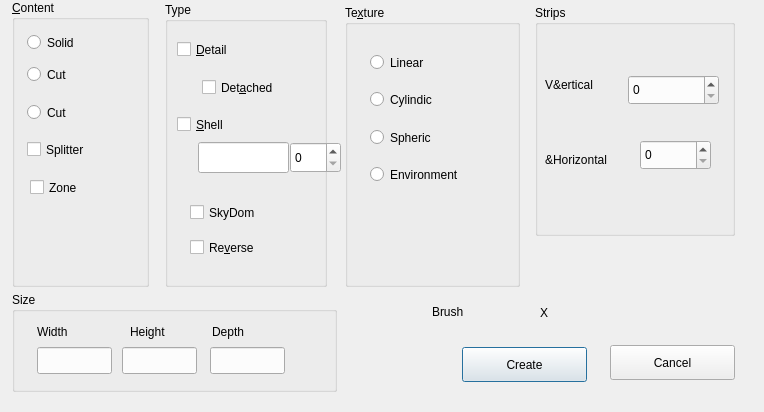
<?xml version="1.0" encoding="UTF-8"?>
<ui version="4.0">
 <class>Dialog</class>
 <widget class="QDialog" name="Dialog">
  <property name="geometry">
   <rect>
    <x>0</x>
    <y>0</y>
    <width>764</width>
    <height>412</height>
   </rect>
  </property>
  <property name="Brush Inital Properties" stdset="0">
   <string>Dialog</string>
  </property>
  <widget class="QGroupBox" name="IDC_STATIC01">
   <property name="geometry">
    <rect>
     <x>12</x>
     <y>0</y>
     <width>137</width>
     <height>287</height>
    </rect>
   </property>
   <property name="title">
    <string>&amp;Content</string>
   </property>
   <property name="flat">
    <bool>true</bool>
   </property>
  </widget>
  <widget class="QRadioButton" name="RB_SOLID">
   <property name="geometry">
    <rect>
     <x>27</x>
     <y>30</y>
     <width>77</width>
     <height>25</height>
    </rect>
   </property>
   <property name="text">
    <string>Solid</string>
   </property>
  </widget>
  <widget class="QRadioButton" name="RB_CUT">
   <property name="geometry">
    <rect>
     <x>27</x>
     <y>62</y>
     <width>67</width>
     <height>25</height>
    </rect>
   </property>
   <property name="text">
    <string>Cut</string>
   </property>
  </widget>
  <widget class="QRadioButton" name="All">
   <property name="geometry">
    <rect>
     <x>27</x>
     <y>100</y>
     <width>90</width>
     <height>25</height>
    </rect>
   </property>
   <property name="text">
    <string>Cut</string>
   </property>
  </widget>
  <widget class="QCheckBox" name="CK_SPLITTER">
   <property name="geometry">
    <rect>
     <x>27</x>
     <y>137</y>
     <width>97</width>
     <height>25</height>
    </rect>
   </property>
   <property name="text">
    <string>Splitter</string>
   </property>
  </widget>
  <widget class="QGroupBox" name="IDC_STATIC23">
   <property name="geometry">
    <rect>
     <x>165</x>
     <y>2</y>
     <width>162</width>
     <height>285</height>
    </rect>
   </property>
   <property name="title">
    <string>Type</string>
   </property>
   <property name="flat">
    <bool>true</bool>
   </property>
  </widget>
  <widget class="QCheckBox" name="CK_SETDETAIL">
   <property name="geometry">
    <rect>
     <x>177</x>
     <y>37</y>
     <width>85</width>
     <height>25</height>
    </rect>
   </property>
   <property name="text">
    <string>&amp;Detail</string>
   </property>
  </widget>
  <widget class="QCheckBox" name="CK_REVERSE">
   <property name="geometry">
    <rect>
     <x>190</x>
     <y>235</y>
     <width>107</width>
     <height>25</height>
    </rect>
   </property>
   <property name="text">
    <string>Re&amp;verse</string>
   </property>
  </widget>
  <widget class="QCheckBox" name="CK_SKYDOM">
   <property name="geometry">
    <rect>
     <x>190</x>
     <y>200</y>
     <width>107</width>
     <height>25</height>
    </rect>
   </property>
   <property name="text">
    <string>SkyDom</string>
   </property>
  </widget>
  <widget class="QLabel" name="IDC_STATICVS">
   <property name="geometry">
    <rect>
     <x>545</x>
     <y>75</y>
     <width>65</width>
     <height>20</height>
    </rect>
   </property>
   <property name="text">
    <string>V&amp;ertical</string>
   </property>
  </widget>
  <widget class="QSpinBox" name="IDC_SPIN2">
   <property name="geometry">
    <rect>
     <x>628</x>
     <y>75</y>
     <width>91</width>
     <height>30</height>
    </rect>
   </property>
  </widget>
  <widget class="QLabel" name="IDC_STATICRS">
   <property name="geometry">
    <rect>
     <x>545</x>
     <y>150</y>
     <width>80</width>
     <height>20</height>
    </rect>
   </property>
   <property name="text">
    <string>&amp;Horizontal</string>
   </property>
  </widget>
  <widget class="QSpinBox" name="IDC_SPIN3">
   <property name="geometry">
    <rect>
     <x>640</x>
     <y>140</y>
     <width>71</width>
     <height>30</height>
    </rect>
   </property>
  </widget>
  <widget class="QLineEdit" name="IDC_EDIT1">
   <property name="geometry">
    <rect>
     <x>198</x>
     <y>142</y>
     <width>91</width>
     <height>31</height>
    </rect>
   </property>
  </widget>
  <widget class="QSpinBox" name="IDC_SPIN1">
   <property name="geometry">
    <rect>
     <x>290</x>
     <y>142</y>
     <width>51</width>
     <height>31</height>
    </rect>
   </property>
  </widget>
  <widget class="QGroupBox" name="Mapping4">
   <property name="geometry">
    <rect>
     <x>345</x>
     <y>5</y>
     <width>175</width>
     <height>282</height>
    </rect>
   </property>
   <property name="title">
    <string>Te&amp;xture</string>
   </property>
   <property name="flat">
    <bool>true</bool>
   </property>
  </widget>
  <widget class="QRadioButton" name="RB_LINEAR">
   <property name="geometry">
    <rect>
     <x>370</x>
     <y>50</y>
     <width>87</width>
     <height>25</height>
    </rect>
   </property>
   <property name="text">
    <string>Linear</string>
   </property>
  </widget>
  <widget class="QRadioButton" name="RB_CYLINDRIC">
   <property name="geometry">
    <rect>
     <x>370</x>
     <y>87</y>
     <width>100</width>
     <height>25</height>
    </rect>
   </property>
   <property name="text">
    <string>Cylindic</string>
   </property>
  </widget>
  <widget class="QRadioButton" name="RB_SPHERIC">
   <property name="geometry">
    <rect>
     <x>370</x>
     <y>125</y>
     <width>100</width>
     <height>25</height>
    </rect>
   </property>
   <property name="text">
    <string>Spheric</string>
   </property>
  </widget>
  <widget class="QRadioButton" name="RB_ENVI">
   <property name="geometry">
    <rect>
     <x>370</x>
     <y>162</y>
     <width>137</width>
     <height>25</height>
    </rect>
   </property>
   <property name="text">
    <string>Environment</string>
   </property>
  </widget>
  <widget class="QLabel" name="IDC_STATIC5">
   <property name="geometry">
    <rect>
     <x>37</x>
     <y>322</y>
     <width>50</width>
     <height>20</height>
    </rect>
   </property>
   <property name="text">
    <string>Width</string>
   </property>
  </widget>
  <widget class="QLineEdit" name="EF_WIDTH">
   <property name="geometry">
    <rect>
     <x>37</x>
     <y>347</y>
     <width>75</width>
     <height>27</height>
    </rect>
   </property>
  </widget>
  <widget class="QLabel" name="IDC_STATIC6">
   <property name="geometry">
    <rect>
     <x>130</x>
     <y>322</y>
     <width>57</width>
     <height>20</height>
    </rect>
   </property>
   <property name="text">
    <string>Height</string>
   </property>
  </widget>
  <widget class="QLineEdit" name="EF_HEIGHT">
   <property name="geometry">
    <rect>
     <x>122</x>
     <y>347</y>
     <width>75</width>
     <height>27</height>
    </rect>
   </property>
  </widget>
  <widget class="QLabel" name="IDC_STATIC7">
   <property name="geometry">
    <rect>
     <x>212</x>
     <y>322</y>
     <width>60</width>
     <height>20</height>
    </rect>
   </property>
   <property name="text">
    <string>Depth</string>
   </property>
  </widget>
  <widget class="QLineEdit" name="EF_DEPTH">
   <property name="geometry">
    <rect>
     <x>210</x>
     <y>347</y>
     <width>75</width>
     <height>27</height>
    </rect>
   </property>
  </widget>
  <widget class="QLabel" name="Group">
   <property name="geometry">
    <rect>
     <x>432</x>
     <y>302</y>
     <width>100</width>
     <height>20</height>
    </rect>
   </property>
   <property name="text">
    <string>Brush</string>
   </property>
  </widget>
  <widget class="QLabel" name="ST_GROUP">
   <property name="geometry">
    <rect>
     <x>540</x>
     <y>302</y>
     <width>192</width>
     <height>22</height>
    </rect>
   </property>
   <property name="text">
    <string>X</string>
   </property>
  </widget>
  <widget class="QPushButton" name="IDOK8">
   <property name="geometry">
    <rect>
     <x>462</x>
     <y>347</y>
     <width>125</width>
     <height>35</height>
    </rect>
   </property>
   <property name="text">
    <string>Create</string>
   </property>
  </widget>
  <widget class="QPushButton" name="IDCANCEL9">
   <property name="geometry">
    <rect>
     <x>610</x>
     <y>345</y>
     <width>125</width>
     <height>35</height>
    </rect>
   </property>
   <property name="text">
    <string>Cancel</string>
   </property>
  </widget>
  <widget class="QCheckBox" name="CK_SHELL">
   <property name="geometry">
    <rect>
     <x>177</x>
     <y>112</y>
     <width>82</width>
     <height>25</height>
    </rect>
   </property>
   <property name="text">
    <string>&amp;Shell</string>
   </property>
  </widget>
  <widget class="QCheckBox" name="CK_ZONE">
   <property name="geometry">
    <rect>
     <x>30</x>
     <y>175</y>
     <width>97</width>
     <height>25</height>
    </rect>
   </property>
   <property name="text">
    <string>Zone</string>
   </property>
  </widget>
  <widget class="QCheckBox" name="CK_DETACHED">
   <property name="geometry">
    <rect>
     <x>202</x>
     <y>75</y>
     <width>117</width>
     <height>25</height>
    </rect>
   </property>
   <property name="text">
    <string>Det&amp;ached</string>
   </property>
  </widget>
  <widget class="QGroupBox" name="IDC_STATIC1011">
   <property name="geometry">
    <rect>
     <x>12</x>
     <y>292</y>
     <width>325</width>
     <height>100</height>
    </rect>
   </property>
   <property name="title">
    <string>Size</string>
   </property>
   <property name="flat">
    <bool>true</bool>
   </property>
  </widget>
  <widget class="QGroupBox" name="IDC_STATIC1213">
   <property name="geometry">
    <rect>
     <x>535</x>
     <y>5</y>
     <width>200</width>
     <height>231</height>
    </rect>
   </property>
   <property name="title">
    <string>Strips</string>
   </property>
   <property name="flat">
    <bool>true</bool>
   </property>
  </widget>
 </widget>
 <resources/>
 <connections/>
</ui>
